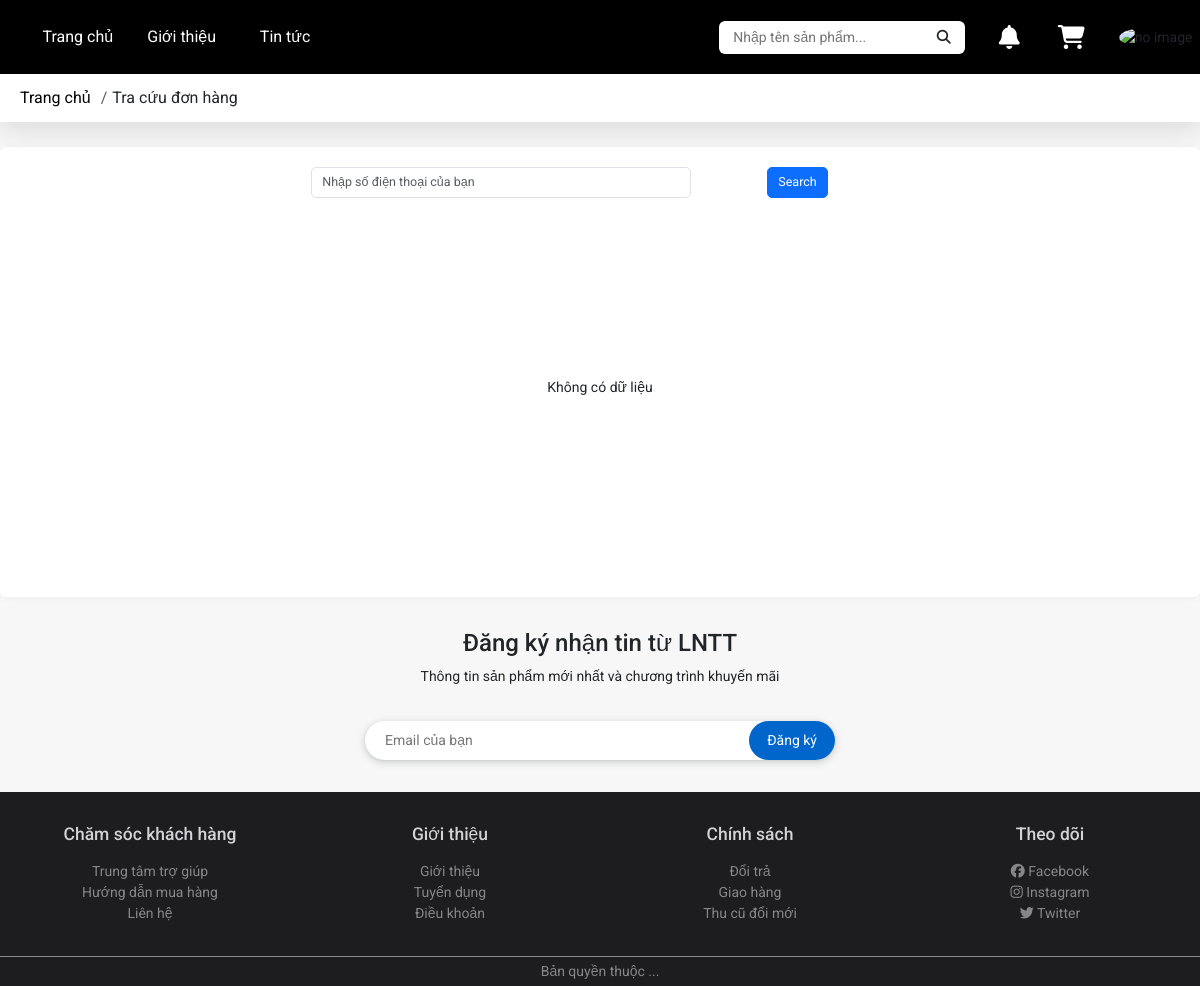
The page /search_order.php?phone=0834051226 on the database as committed earlier.
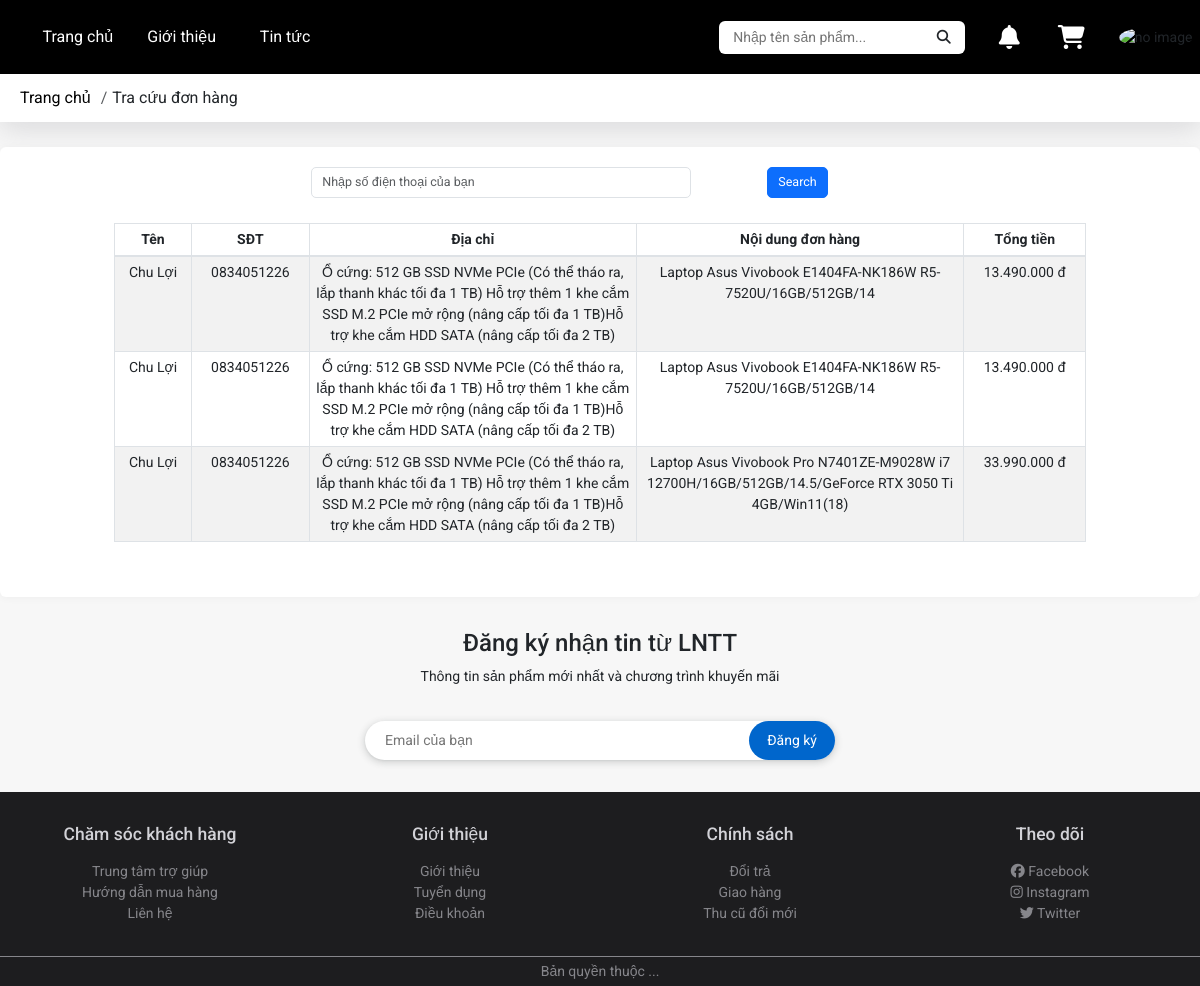
The same page on the database as committed later.
### tables this page shows
CREATE TABLE `user_order` (
  `order_id` int(11) NOT NULL,
  `name` text NOT NULL,
  `email` text NOT NULL,
  `phone` text NOT NULL,
  `address` text NOT NULL,
  `order_content` text NOT NULL,
  `total_price` varchar(255) NOT NULL
);

### search_order.php (the view, shortened to what the changed rows need)
<!DOCTYPE html>
<html lang="vi">
<head>
    <link rel="stylesheet" href="./icon/fontawesome-free-6.2.0-web/css/all.min.css">
    <link rel="stylesheet" type="text/css" href="https://cdn.jsdelivr.net/npm/slick-carousel@1.8.1/slick/slick.css" />
    <link rel="stylesheet" href="./css/main.css">
    <link rel="stylesheet" href="./css/base.css">
    <link rel="stylesheet" href="./css/responsive.css">
    <link rel="stylesheet" href="https://cdn.jsdelivr.net/npm/bootstrap@4.0.0/dist/css/bootstrap.min.css">
    <link href="https://cdn.jsdelivr.net/npm/bootstrap@5.3.0-alpha1/dist/css/bootstrap.min.css" rel="stylesheet">
</head>
<body>
    <div class="app">
        <div class="main">
            <div class="breadcrumb-wrap">
                <div class="container">
                    <div class="row">
                        <ul class="breadcrumb">
                            <?php
                            $breadcrumbs = array(
                                'Trang chủ' => 'index.php',
                                'Tra cứu đơn hàng' => '#'
                            );
                            foreach ($breadcrumbs as $title => $link) {
                                if ($link === '#') {
                                    echo '<li class="breadcrumb-item">' . $title . '</li>';
                                } else {
                                    echo '<li class="breadcrumb-item"><a href="' . $link . '">' . $title . '</a></li>';
                                }
                            }
                            ?>
                        </ul>
                    </div>
                </div>
            </div>
            <div class="container">
                <div class="row product-section" style="min-height:450px;justify-content: center;">
                    <div class="row justify-content-center">
                        <div class="col-lg-10" style="text-align: center;">
                            <?php
                            require_once "./Connect.php";
                            if (isset($_GET["phone"])) {
                                $phone = $_GET["phone"];
                                $stmt = $conn->prepare("SELECT * FROM user_order WHERE phone = :phone");
                                $stmt->bindParam(':phone', $phone);
                                $stmt->setFetchMode(PDO::FETCH_ASSOC);
                                $stmt->execute();
                                $query = $stmt->fetchAll();
                                if ($stmt->rowCount() == 0) {
                                    echo "Không có dữ liệu";
                                } else {
                            ?>
                                    <div class="table-responsive-lg table-responsive-sm table-responsive-md " style="overflow: auto;">
                                        <table class="table table-striped table-bordered">
                                            <thead>
                                                <tr>
                                                    <th style="max-width: 120px" scope="col">Tên</th>
                                                    <th style="max-width: 120px" scope="col">SĐT</th>
                                                    <th style="max-width: 250px" scope="col">Địa chỉ</th>
                                                    <th style="max-width: 250px" scope="col">Nội dung đơn hàng</th>
                                                    <th style="max-width: 120px" scope="col">Tổng tiền</th>
                                                </tr>
                                            </thead>
                                            <tbody>
                                                <?php foreach ($query as $q) { ?>
                                                    <tr>
                                                        <td style="max-width: 120px" scope="row"><?php echo $q["name"] ?></td>
                                                        <td style="max-width: 120px"><?php echo $q["phone"] ?></td>
                                                        <td style="max-width: 250px"><?php echo $q["address"] ?></td>
                                                        <td style="max-width: 250px"><?php echo $q["order_content"] ?></td>
                                                        <td style="max-width: 120px"><?php echo $q["total_price"]?></td>
                                                    </tr>
                                                <?php } ?>
                                            </tbody>
                                        </table>
                                    </div>
                            <?php
                                }
                            }
                            ?>
                        </div>
                    </div>
                </div>
            </div>
        </div>
    </div>
</body>
</html>

Rows that differ between the two databases and show on the page:
added user_order: name "Chu Lợi", phone "0834051226", address "Ổ cứng: 512 GB SSD NVMe PCIe (Có thể tháo ra, lắp thanh khác tối đa 1 TB) Hỗ trợ thêm 1 khe cắm SSD M.2 PCIe mở rộng (nâng cấp tối đa 1 TB)Hỗ trợ khe cắm HDD SATA (nâng cấp tối đa 2 TB)", order_content "Laptop Asus Vivobook E1404FA-NK186W R5-7520U/16GB/512GB/14", total_price "13.490.000 đ"
added user_order: name "Chu Lợi", phone "0834051226", address "Ổ cứng: 512 GB SSD NVMe PCIe (Có thể tháo ra, lắp thanh khác tối đa 1 TB) Hỗ trợ thêm 1 khe cắm SSD M.2 PCIe mở rộng (nâng cấp tối đa 1 TB)Hỗ trợ khe cắm HDD SATA (nâng cấp tối đa 2 TB)", order_content "Laptop Asus Vivobook E1404FA-NK186W R5-7520U/16GB/512GB/14", total_price "13.490.000 đ"
added user_order: name "Chu Lợi", phone "0834051226", address "Ổ cứng: 512 GB SSD NVMe PCIe (Có thể tháo ra, lắp thanh khác tối đa 1 TB) Hỗ trợ thêm 1 khe cắm SSD M.2 PCIe mở rộng (nâng cấp tối đa 1 TB)Hỗ trợ khe cắm HDD SATA (nâng cấp tối đa 2 TB)", order_content "Laptop Asus Vivobook Pro N7401ZE-M9028W i7 12700H/16GB/512GB/14.5/GeForce RTX 3050 Ti 4GB/Win11(18)", total_price "33.990.000 đ"
Other text that changed with them:
text no longer shown: "Không có dữ liệu"
text now shown: "Tên SĐT Địa chỉ Nội dung đơn hàng Tổng tiền"
